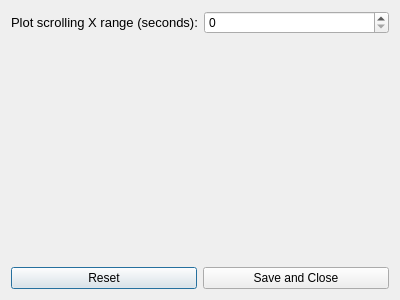
<?xml version="1.0" encoding="UTF-8"?>
<ui version="4.0">
 <class>preferencesEditor</class>
 <widget class="QDialog" name="preferencesEditor">
  <property name="geometry">
   <rect>
    <x>0</x>
    <y>0</y>
    <width>400</width>
    <height>300</height>
   </rect>
  </property>
  <property name="windowTitle">
   <string>Preferences</string>
  </property>
  <layout class="QVBoxLayout" name="verticalLayout">
   <item>
    <layout class="QHBoxLayout" name="horizontalLayout">
     <item>
      <widget class="QLabel" name="label">
       <property name="font">
        <font>
         <pointsize>10</pointsize>
        </font>
       </property>
       <property name="text">
        <string>Plot scrolling X range (seconds):</string>
       </property>
      </widget>
     </item>
     <item>
      <widget class="QSpinBox" name="xRangeSpin"/>
     </item>
    </layout>
   </item>
   <item>
    <spacer name="verticalSpacer">
     <property name="orientation">
      <enum>Qt::Vertical</enum>
     </property>
     <property name="sizeHint" stdset="0">
      <size>
       <width>20</width>
       <height>40</height>
      </size>
     </property>
    </spacer>
   </item>
   <item>
    <layout class="QHBoxLayout" name="horizontalLayout_2">
     <item>
      <widget class="QPushButton" name="resetButton">
       <property name="text">
        <string>Reset</string>
       </property>
      </widget>
     </item>
     <item>
      <widget class="QPushButton" name="saveButton">
       <property name="text">
        <string>Save and Close</string>
       </property>
      </widget>
     </item>
    </layout>
   </item>
  </layout>
 </widget>
 <resources/>
 <connections/>
</ui>
